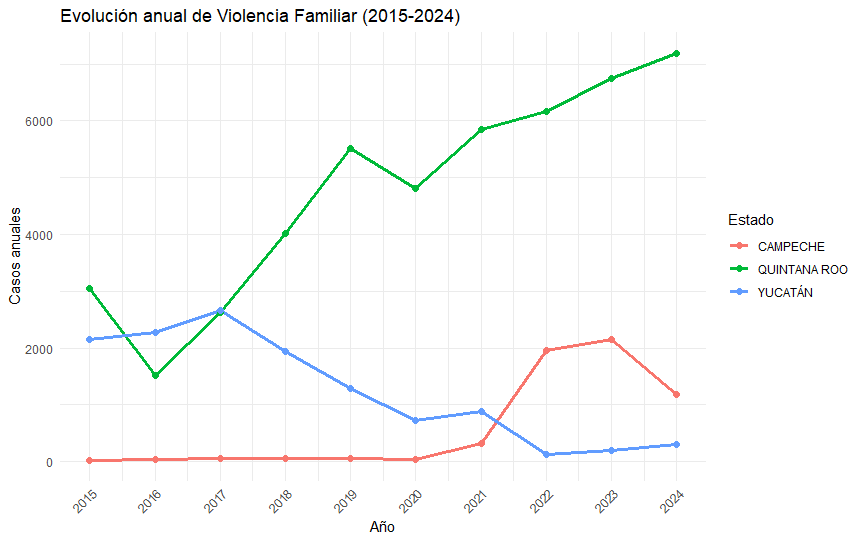

Generate this figure with R:
# Region Sureste
# Region Sureste Peninsula de Yucatan
library(dplyr)
library(ggplot2)
library(sf)
library(stringr)
library(tidyr)
library(tibble)
library(leaflet)
library(tidyverse)

df <- read.csv("C:/Users/emman/Documents/StatisticsPRoject/IDM_NM_jun25.csv", fileEncoding = "latin1")
df$Entidad <- df$Entidad %>%
  str_trim() %>%                
  str_to_upper() %>%            
  str_replace_all("COAHUILA DE ZARAGOZA", "COAHUILA")

df$Entidad <- df$Entidad %>%
  str_trim() %>%                
  str_to_upper() %>%           
  str_replace_all("VERACRUZ DE IGNACIO DE LA LLAVE", "VERACRUZ")
df$Entidad <- df$Entidad %>%
  str_trim() %>%                
  str_to_upper() %>%            
  str_replace_all("MICHOACÁN DE OCAMPO", "MICHOACÁN")

str(df)

df2 <- df[c("Año", "Entidad", "Tipo.de.delito", "Subtipo.de.delito","Modalidad" , "Enero", "Febrero", "Marzo", "Abril", "Mayo", "Junio","Julio", "Agosto", "Septiembre", "Octubre", "Noviembre", "Diciembre")]
str(df2)
years_to_include <- 2015:2024  # creates a vector of years from 2015 to 2024
##################################################################################
states_of_interest <- c("CAMPECHE","YUCATÁN","QUINTANA ROO")

# Filter data: Only records for selected states, years, and crime
filtered_data <- df2 %>%
  filter(Año %in% years_to_include,
         Entidad %in% states_of_interest,
         Tipo.de.delito == "Violencia familiar")

# Sum over all months for each year and state
filtered_summary <- filtered_data %>%
  mutate(Total = Enero + Febrero + Marzo + Abril + Mayo + Junio + 
           Julio + Agosto + Septiembre + Octubre + Noviembre + Diciembre) %>%
  group_by(Año, Entidad) %>%
  summarise(Annual_Count = sum(Total, na.rm = TRUE), .groups = "drop")

# Plot the annual trend as a line graph
ggplot(filtered_summary, aes(x = Año, y = Annual_Count, color = Entidad)) +
  geom_line(linewidth = 1.2) +
  scale_x_continuous(breaks = 2015:2024) +
  geom_point(size = 2) +
  labs(title = "Evolución anual de Violencia Familiar (2015-2024)",
       x = "Año",
       y = "Casos anuales",
       color = "Estado") +
  theme_minimal() +
  theme(axis.text.x = element_text(angle = 45, hjust = 1))

############################### YUCATÁN 2015-2024 ######################
################################################################################
############################### YUCATAN ######################
################################################################################
filtered_df_Yuc <- df2[df2$Año %in% years_to_include & df2$Entidad == "YUCATÁN", ]
filtered_df_Yuc
View(filtered_df_Yuc)

# Create a vector of the month columns
months_Yuc <- c("Enero", "Febrero", "Marzo", "Abril", "Mayo", "Junio", 
                "Julio", "Agosto", "Septiembre", "Octubre", "Noviembre", "Diciembre")

# Sum all month values per year
crime_totals_Yuc <- aggregate(. ~ Año, data = filtered_df_Yuc[, c("Año", months_Yuc)], sum)
crime_totals_Yuc
# Optional: Add a "Total" column summing across all months
#rime_totals_BC$Total_Yuc <- rowSums(crime_totals_BC[, months])


#crime_totals_BC$Total_BC #2015 - 2014

# Define the month columns
months_Yuc <- c("Enero", "Febrero", "Marzo", "Abril", "Mayo", "Junio", 
                "Julio", "Agosto", "Septiembre", "Octubre", "Noviembre", "Diciembre")
#years_to_include <- 2015:2024
filtered_df_Yuc<- df2 %>%
  filter(Año %in% years_to_include, Entidad == "YUCATÁN")
# Group by crime type and sum each month
crime_monthly_by_year_type_Yuc <- filtered_df_Yuc %>%
  group_by(Año, Tipo.de.delito) %>%
  summarise(across(all_of(months_Yuc), ~sum(.x, na.rm = TRUE)), .groups = "drop")

# View the full table
print(crime_monthly_by_year_type_Yuc)
### TOTAL
# Sum across all months to get total crimes per year & type
crime_monthly_by_year_type_Yuc <- crime_monthly_by_year_type_Yuc %>%
  mutate(Total_Yuc= rowSums(across(all_of(months_Yuc))))

# Group by crime type and sum all years to get overall totals
top_crimes_Yuc <- crime_monthly_by_year_type_Yuc %>%
  group_by(Tipo.de.delito) %>%
  summarise(Total_Yuc = sum(Total_Yuc)) %>%
  arrange(desc(Total_Yuc)) %>%
  slice_head(n = 3)

# View the result
print(top_crimes_Yuc)

### PER EACH YEAR

# Create a Total column across all months per row
crime_monthly_by_year_type_Yuc <- crime_monthly_by_year_type_Yuc %>%
  mutate(Total_Yuc = rowSums(across(all_of(months_Yuc))))

# Find top 3 crimes per year
top_crimes_per_year_Yuc <- crime_monthly_by_year_type_Yuc %>%
  group_by(Año) %>%
  slice_max(order_by = Total_Yuc, n = 3, with_ties = FALSE) %>%
  arrange(Año, desc(Total_Yuc))
write.csv(top_crimes_per_year_Yuc, "top_crimes_per_year_yUC.csv", row.names = FALSE)
# View the result
print(top_crimes_per_year_Yuc, n = 30)
View(top_crimes_per_year_Yuc)
#unique(df$Entidad)
# Filter for 'Violencia Familiar' only
violencia_familiar_Yuc <- crime_monthly_by_year_type_Yuc %>%
  filter(Tipo.de.delito == "Violencia familiar") %>%
  select(Año, Total_Yuc) %>%
  arrange(Año)

# View the result
print(violencia_familiar_Yuc)

bc_vfYuc <- tibble::tibble(
  Año = 2015:2024,
  Total_Yuc = c(2158, 2270, 2670, 1935, 1295, 726, 884, 125, 193, 301)
)

# Población 2020 según tus datos
Poblacion_Yuc_2024 <- 1932179 # PROYECCION DE LA POBLACION USANDO LA FORMULA DE CRECIMIENTO EXPONENCIAL

# Summarise: estadísticas descriptivas
resumenYuc <- bc_vfYuc %>%
  summarise(
    anios = n(),
    suma = sum(Total_Yuc),
    media = mean(Total_Yuc),
    mediana = median(Total_Yuc),
    minimo = min(Total_Yuc),
    maximo = max(Total_Yuc),
    desviacion = sd(Total_Yuc)
  )

print(resumenYuc)

# Cálculo de tasa por cada 100,000 habitantes (media anual)
tasa_100k <- (resumenYuc$media / Poblacion_Yuc_2024) * 100000
cat("Tasa anual promedio de Violencia Familiar por 100,000 habitantes en Yucatan:", round(tasa_100k, 2), "\n")

############################### CAMPECHE 2015-2024 ######################
months_Campeche <- c("Enero", "Febrero", "Marzo", "Abril", "Mayo", "Junio", 
                     "Julio", "Agosto", "Septiembre", "Octubre", "Noviembre", "Diciembre")
#years_to_include <- 2015:2024
filtered_df_Campeche <- df2 %>%
  filter(Año %in% years_to_include, Entidad == "CAMPECHE")
# Group by crime type and sum each month
crime_monthly_by_year_type_Campeche <- filtered_df_Campeche %>%
  group_by(Año, Tipo.de.delito) %>%
  summarise(across(all_of(months_Campeche), ~sum(.x, na.rm = TRUE)), .groups = "drop")

# View the full table
print(crime_monthly_by_year_type_Campeche)
### TOTAL
# Sum across all months to get total crimes per year & type
crime_monthly_by_year_type_Campeche <- crime_monthly_by_year_type_Campeche %>%
  mutate(Total_Campeche = rowSums(across(all_of(months_Campeche))))

# Group by crime type and sum all years to get overall totals
top_crimes_Campeche <- crime_monthly_by_year_type_Campeche %>%
  group_by(Tipo.de.delito) %>%
  summarise(Total_Campeche = sum(Total_Campeche)) %>%
  arrange(desc(Total_Campeche)) %>%
  slice_head(n = 3)

# View the result
print(top_crimes_Campeche)

### PER EACH YEAR

# Create a Total column across all months per row
crime_monthly_by_year_type_Campeche <- crime_monthly_by_year_type_Campeche %>%
  mutate(Total_Campeche = rowSums(across(all_of(months_Campeche))))

# Find top 3 crimes per year
top_crimes_per_year_Campeche <- crime_monthly_by_year_type_Campeche %>%
  group_by(Año) %>%
  slice_max(order_by = Total_Campeche, n = 3, with_ties = FALSE) %>%
  arrange(Año, desc(Total_Campeche))

# View the result
print(top_crimes_per_year_Campeche, n = 30)
View(top_crimes_per_year_Campeche) 

# Filter for 'Violencia Familiar' only
violencia_familiar_Camp <- crime_monthly_by_year_type_Campeche %>%
  filter(Tipo.de.delito == "Violencia familiar") %>%
  select(Año, Total_Campeche) %>%
  arrange(Año)

# View the result
print(violencia_familiar_Camp)

bc_vfCamp <- tibble::tibble(
  Año = 2015:2024,
  Total_Camp = c(18, 43, 65, 52, 62, 45, 314, 1957, 2151, 1186)
)

# Población 2020 según tus datos
Poblacion_Camp_2024 <- 732531 # PROYECCION DE LA POBLACION USANDO LA FORMULA DE CRECIMIENTO EXPONENCIAL

# Summarise: estadísticas descriptivas
resumenCamp <- bc_vfCamp %>%
  summarise(
    anios = n(),
    suma = sum(Total_Camp),
    media = mean(Total_Camp),
    mediana = median(Total_Camp),
    minimo = min(Total_Camp),
    maximo = max(Total_Camp),
    desviacion = sd(Total_Camp)
  )

print(resumenCamp)

# Cálculo de tasa por cada 100,000 habitantes (media anual)
tasa_100k <- (resumenCamp$media / Poblacion_Camp_2024) * 100000
cat("Tasa anual promedio de Violencia Familiar por 100,000 habitantes en Campeche:", round(tasa_100k, 2), "\n")


############################### QUINTANA ROO 2015-2024 ######################
months_QRoo <- c("Enero", "Febrero", "Marzo", "Abril", "Mayo", "Junio", 
                 "Julio", "Agosto", "Septiembre", "Octubre", "Noviembre", "Diciembre")
#years_to_include <- 2015:2024
filtered_df_QRoo <- df2 %>%
  filter(Año %in% years_to_include, Entidad == "QUINTANA ROO")
# Group by crime type and sum each month
crime_monthly_by_year_type_QRoo <- filtered_df_QRoo %>%
  group_by(Año, Tipo.de.delito) %>%
  summarise(across(all_of(months_QRoo), ~sum(.x, na.rm = TRUE)), .groups = "drop")

# View the full table
print(crime_monthly_by_year_type_QRoo)
### TOTAL
# Sum across all months to get total crimes per year & type
crime_monthly_by_year_type_QRoo <- crime_monthly_by_year_type_QRoo %>%
  mutate(Total_QRoo = rowSums(across(all_of(months_QRoo))))

# Group by crime type and sum all years to get overall totals
top_crimes_QRoo <- crime_monthly_by_year_type_QRoo %>%
  group_by(Tipo.de.delito) %>%
  summarise(Total_QRoo= sum(Total_QRoo)) %>%
  arrange(desc(Total_QRoo)) %>%
  slice_head(n = 3)

# View the result
print(top_crimes_QRoo)

### PER EACH YEAR

# Create a Total column across all months per row
crime_monthly_by_year_type_QRoo<- crime_monthly_by_year_type_QRoo %>%
  mutate(Total_QRoo = rowSums(across(all_of(months_QRoo))))

# Find top 3 crimes per year
top_crimes_per_year_QRoo <- crime_monthly_by_year_type_QRoo %>%
  group_by(Año) %>%
  slice_max(order_by = Total_QRoo, n = 3, with_ties = FALSE) %>%
  arrange(Año, desc(Total_QRoo))

# View the result
print(top_crimes_per_year_QRoo, n = 30)
View(top_crimes_per_year_QRoo)

# Filter for 'Violencia Familiar' only
violencia_familiar_Qroo <- crime_monthly_by_year_type_QRoo %>%
  filter(Tipo.de.delito == "Violencia familiar") %>%
  select(Año, Total_QRoo) %>%
  arrange(Año)

# View the result
print(violencia_familiar_Qroo)

bc_vfQroo <- tibble::tibble(
  Año = 2015:2024,
  Total_Qroo = c(3058, 1524, 2633, 4025, 5508, 4813, 5848, 6161, 6745, 7195)
)

# Población 2020 según tus datos
Poblacion_Qroo_2024 <- 1639970  # PROYECCION DE LA POBLACION USANDO LA FORMULA DE CRECIMIENTO EXPONENCIAL

# Summarise: estadísticas descriptivas
resumenQroo <- bc_vfQroo %>%
  summarise(
    anios = n(),
    suma = sum(Total_Qroo),
    media = mean(Total_Qroo),
    mediana = median(Total_Qroo),
    minimo = min(Total_Qroo),
    maximo = max(Total_Qroo),
    desviacion = sd(Total_Qroo)
  )

print(resumenQroo)

# Cálculo de tasa por cada 100,000 habitantes (media anual)
tasa_100k <- (resumenQroo$media / Poblacion_Qroo_2024) * 100000
cat("Tasa anual promedio de Violencia Familiar por 100,000 habitantes en QRoo:", round(tasa_100k, 2), "\n")

##############################################################################3
#####################################  ANOVA  ###################################
##############################################################################
# Datos ejemplo ajustados a tu caso
df_longSE <- tibble::tibble(
  Año = rep(2015:2024, 3),
  Estado = rep(c("Quintana Roo","Campeche","Yucatán"), each = 10),
  Total = c(
    3058, 1524, 2633, 4025, 5508, 4813, 5848, 6161, 6745, 7195,        # Quintana Roo
    18, 43, 65, 52, 62, 45, 314, 1957, 2151, 1186,              # Campeche
    2158, 2270, 2670, 1935, 1295, 726, 884, 125, 193, 301                    # Yucatan
      )
)
# ANOVA de 1 factor
anova_resultSE <- aov(Total ~ Estado, data = df_longSE)
summary(anova_resultSE)
# TUKEY
tukey_resultSE <- TukeyHSD(anova_resultSE)
print(tukey_resultSE)

# Visual (opcional)
#plot(tukey_resultSE)

###################################IC#####################

# QRoo:
media <- 4751      # Media anual de QRoo
sd <- 1886          # Desviación estándar anual de Qroo
n <- 10             # Número de años

t_crit <- qt(0.975, df = n-1)       # t* para 95% y 9 g.l.
se <- sd / sqrt(n)                  # error estándar
lower <- media - t_crit * se
upper <- media + t_crit * se

cat(sprintf("IC 95%% para QRoo: [%.1f, %.1f]\n", lower, upper))


# # Campeche:
media <- 589      # Media anual de Camp
sd <- 850          # Desviación estándar anual de Camp
n <- 10             # Número de años

t_crit <- qt(0.975, df = n-1)       # t* para 95% y 9 g.l.
se <- sd / sqrt(n)                  # error estándar
lower <- media - t_crit * se
upper <- media + t_crit * se

cat(sprintf("IC 95%% para Camp: [%.1f, %.1f]\n", lower, upper))

# # Yucatan:
media <- 1256      # Media anual de Yucatan
sd <- 945          # Desviación estándar anual de Yucatan
n <- 10             # Número de años

t_crit <- qt(0.975, df = n-1)       # t* para 95% y 9 g.l.
se <- sd / sqrt(n)                  # error estándar
lower <- media - t_crit * se
upper <- media + t_crit * se

cat(sprintf("IC 95%% para Yucatan: [%.1f, %.1f]\n", lower, upper))

#################################################################################33
